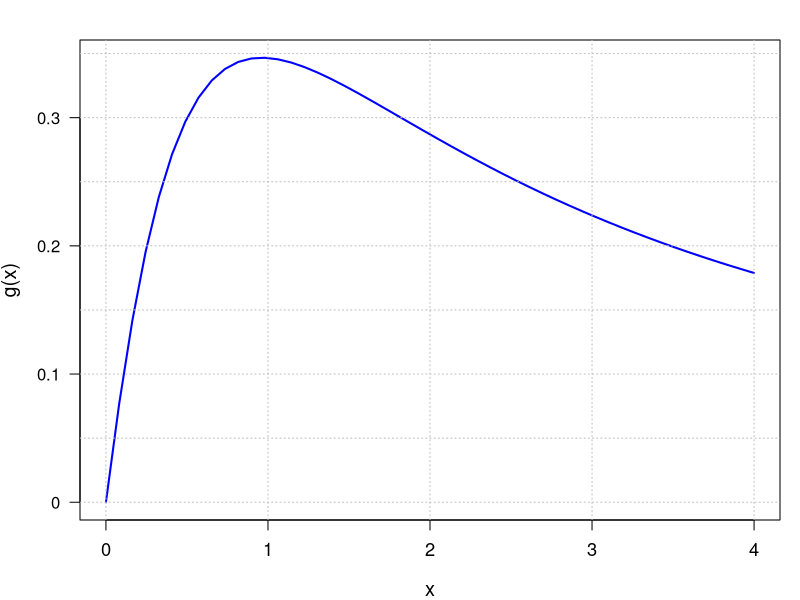
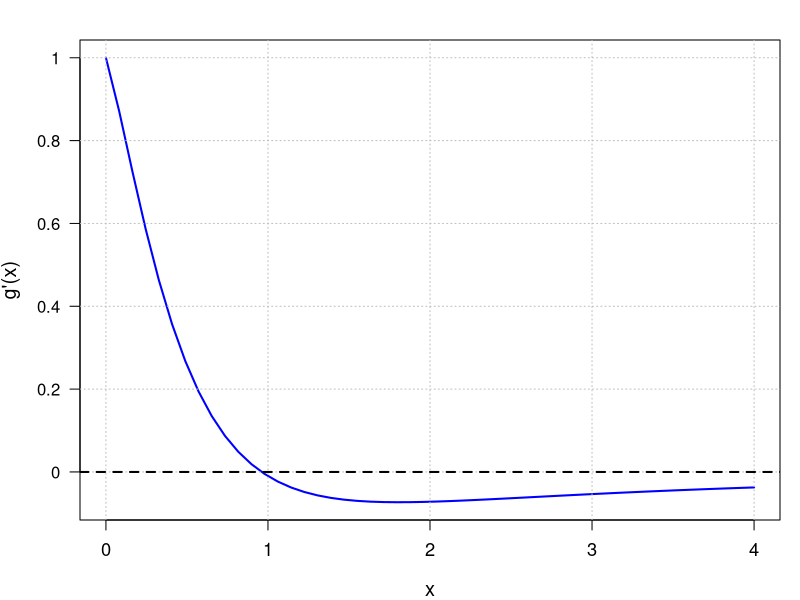

Reproduce these figures in R, in order.
## ---- chunk 1
knitr::opts_chunk$set(fig.pos = 'H')
## ---- chunk 2
# -------- OPTIMIZATION ALGORITHMS --------


#' Bisection Method for Finding a Maximum
#'
#' This function uses the bisection method to find the maximum value of a given function `g` 
#' within the interval `[a, b]`.
#'
#' @param g A function representing the objective function to maximize.
#' @param g.prime A function representing the derivative of `g`.
#' @param a A numeric value specifying the lower bound of the interval.
#' @param b A numeric value specifying the upper bound of the interval.
#' @param tol A numeric value specifying the tolerance for stopping the iteration. Default is 0.001.
#' 
#' @return A data frame containing the iteration history with columns for the iteration number, 
#' the current `x` value, `g(x)`, and `g.prime(x)`.
mybisection <- function(g, g.prime, a, b, tol = 0.001) {
  
  xt <- c(0,0)
  xt[1] <- (a+b)/2
  
  history_df <- data.frame(iter = numeric(0), x = numeric(0), g = numeric(0), g.prime = numeric(0))
  
  i <- 1
  while (abs(xt[2] - xt[1]) > tol) {
    
    
    deriv_a <- g.prime(a)
    deriv_b <- g.prime(b)
    deriv_xt <- g.prime(xt[1])
    
    if((deriv_a * deriv_xt) < 0){
      b <- xt[1]
      xt[2] <- xt[1]
      xt[1] <- (a+b)/2
    }
    else{
      a <- xt[1]
      xt[2] <- xt[1]
      xt[1] <- (a+b)/2
    }
    
    # Save current values for x, g and gprime.    
    history_df[nrow(history_df) + 1, ] <- c(i, xt[1], g(xt[1]), g.prime(xt[1]))
    i <- i + 1

  }
  return(history_df)
}


#' Secant Method for Finding a Root
#'
#' This function uses the secant method to find a root of the given function `g`, 
#' starting from an initial guess and iterating until the specified tolerance is reached.
#'
#' @param g A function representing the objective function for which the root is sought.
#' @param g.prime A function representing the derivative of `g`.
#' @param initial.guess A numeric value specifying the initial guess for the root.
#' @param tol A numeric value specifying the tolerance for stopping the iteration. Default is 0.001.
#' 
#' @return A data frame containing the iteration history with columns for the iteration number, 
#' the current `x` value, `g(x)`, and `g.prime(x)`.
mysecant <- function(g, g.prime, a, b, tol = 0.001) {
  
  xt_secant <- c(a, b)
  history_df <- data.frame(
    iter = numeric(0), 
    x = numeric(0), 
    g = numeric(0),
    g.prime = numeric(0)
    )
  
  i <- 1
  while (abs(xt_secant[2] - xt_secant[1]) > tol){
    

    deriv_xt <- g.prime(xt_secant[1])
    deriv_xt_minus1 <- g.prime(xt_secant[2])
    x_tplus1 <- xt_secant[1] - deriv_xt * (xt_secant[1]-xt_secant[2])/(deriv_xt-deriv_xt_minus1)
    xt_secant[2] <- xt_secant[1]
    xt_secant[1] <- x_tplus1
    
    # Save current values for x, g and gprime. 
    history_df[nrow(history_df) + 1, ] <- c(i, xt_secant[1], g(xt_secant[1]), g.prime(xt_secant[1]))
    i <- i + 1
    
  }
  return(history_df)
  
  
}
## ---- chunk 3
# Adjust margins to reduce white space
par(mar = c(4, 4, 2, 1))  # Bottom, left, top, right margins (in lines)

g <- function(x) {
  num = log(x + 1)
  den = x^(3/2) + 1
  return(num / den)
}

xvalues <- seq(0, 4, length.out = 50)
gvalues <- g(xvalues)

# Define custom y-axis ticks
ytick_interval <- 0.1  # Set desired interval between ticks
yticks <- seq(0, max(gvalues), by = ytick_interval)  # Create custom ticks

# Create the plot
plot(
  xvalues, gvalues, 
  type = "l", col = "blue", lwd = 2,
  xlab = "x", ylab = "g(x)", 
  cex.lab = 1.2, cex.axis = 1.1, las = 1,
  yaxt = "n"  # Suppress default y-axis
)

# Add custom y-axis ticks
axis(2, at = yticks, labels = round(yticks, 2), las = 1)  # Use rounded labels
grid(col = "gray", lty = "dotted", lwd = 1)

# Reset margins after the plot if needed for other plots
par(mar = c(5, 4, 4, 2) + 0.1)

## ---- chunk 4

par(mar = c(4, 4, 2, 1))  # Bottom, left, top, right margins (in lines)


gprime <- function(x) {
  return(1 / ((x + 1) * (x^(3 / 2) + 1)) - (3 * sqrt(x) * log(x + 1)) / (2 * (x^(3 / 2) + 1)^2))
}

xvalues <- seq(0, 4, length.out = 50)
gprimevalues <- gprime(xvalues)

# Define custom y-axis ticks
ytick_interval <- 0.2  # Set desired interval between ticks
yticks <- seq(0, max(gprimevalues), by = ytick_interval)  # Create custom ticks


plot(
  xvalues, gprimevalues, 
  type = "l", col = "blue", lwd = 2,
  xlab = "x", ylab = "g'(x)", 
  cex.lab = 1.2, cex.axis = 1.1, las = 1,
  yaxt = "n"  # Suppress default y-axis
)

# Add custom y-axis ticks
axis(2, at = yticks, labels = round(yticks, 2), las = 1)  # Use rounded labels
grid(col = "gray", lty = "dotted", lwd = 1)

# Reset margins after the plot if needed for other plots
par(mar = c(5, 4, 4, 2) + 0.1)


abline(h = 0, col = "black", lty = "dashed", lwd = 2)
## ---- chunk 5
history_df <- mybisection(g, gprime, 0, 2)
history_df <- round(history_df, 3)
knitr::kable(
  history_df,
  caption = "Evolution of the bisection algorithm for $a=0$ and $b=2$."
)

## ---- chunk 6
avalues <- seq(0, 1.4, by = .2)
bvalues <- avalues + 2
true_minimizer <- 0.962

results <- data.frame(
  niter = numeric(0), 
  a = numeric(0), 
  b = numeric(0), 
  x = numeric(0),
  success = logical(0)
)

for (i in 1:length(avalues)) {
  
  a <- avalues[i]
  b <- bvalues[i]
  
  history <- mybisection(g, gprime, a, b, 1e-5)
  
  niter <- nrow(history)
  lastrow <- tail(history, 1)
  minimizer <- lastrow$x
  
  success <- abs(minimizer - true_minimizer) < 1e-3
  
  
  results[nrow(results) + 1, ] <- c(niter, a, b, minimizer, success)
}
## ---- chunk 7
results <- round(results, 3)
knitr::kable(
  results,
  caption = "Bisection algorithm for different starting values $a$ and $b$."
)
## ---- chunk 8
history_df <- mysecant(g, gprime, 0, 1)
history_df <- round(history_df, 3)
knitr::kable(
  history_df,
  caption = "Evolution of the secant algorithm for $x_0=0$"
)

## ---- chunk 9
avalues <- seq(0, 2, by = .2)
bvalues <- avalues + 1
true_minimizer <- 0.962

results <- data.frame(
  niter = numeric(0), 
  a = numeric(0), 
  b = numeric(0), 
  x = numeric(0),
  success = logical(0)
)

for (i in 1:length(avalues)) {
  
  a <- avalues[i]
  b <- bvalues[i]
  
  newrow <- tryCatch(
    {
      # Try to run function `mysecant`.
      history <- mysecant(g, gprime, a, b, 1e-3)
      niter <- nrow(history)
      lastrow <- tail(history, 1)
      minimizer <- lastrow$x
      success <- abs(minimizer - true_minimizer) < 1e-3
      
      c(niter, a, b, minimizer, success)
    },
    error = function(cond) {
      c(NA, a, b, NA, FALSE)
    }
    
  )
  
  
  results[nrow(results) + 1, ] <- newrow
}

## ---- chunk 10
knitr::kable(
  round(results, 3),
  caption = "Secant algorithm for different starting values."
)
